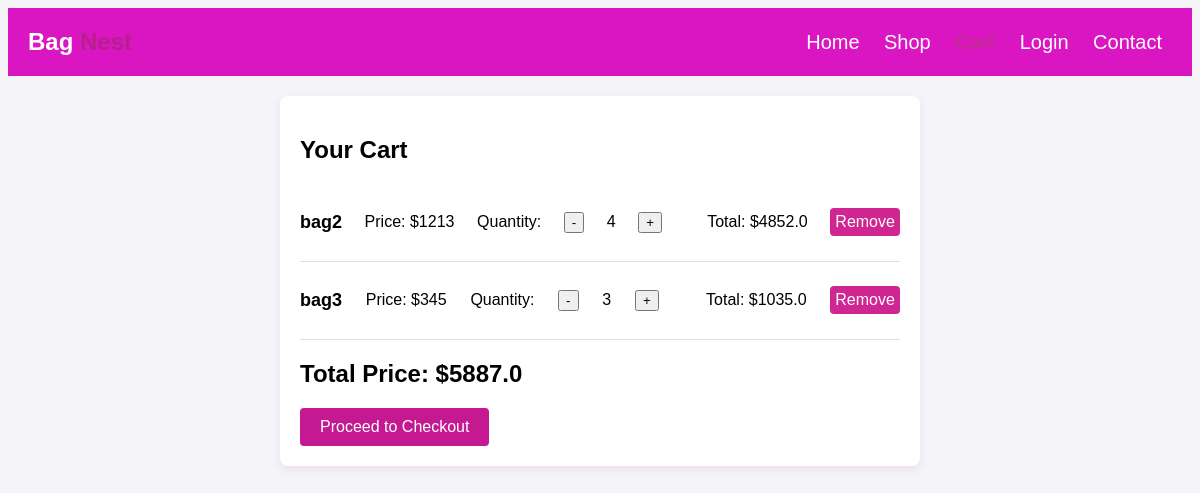
The app's page /cart/ (signed in) with its own data.
### miniapp/models.py (models this page shows)
class Cart(models.Model):
    user = models.ForeignKey(User, on_delete=models.CASCADE,null=True)  # Associate with User
    product = models.ForeignKey(bag, on_delete=models.CASCADE,null=True)
    quantity = models.PositiveIntegerField(default=1,null=True)
    def total_price(self):
     return float(self.product.price) * int(self.quantity)

class bag(models.Model):
    name = models.CharField(max_length=200, null=True)
    image = models.ImageField(null=True, blank=True, upload_to="image/")
    price = models.CharField(max_length=200, null=True)

### miniapp/views.py (the view)
# urls.py: path("cart/", views.view_cart, name="cart"),
def view_cart(request):
    cart_items = Cart.objects.filter(user=request.user)
    total_price = sum(item.total_price() for item in cart_items)
    return render(request, "cart.html", {"cart_items": cart_items, "total_price": total_price})

### templates/cart.html (shortened to what this page needs)
<!DOCTYPE html>
<html lang="en">
<head>
</head>
<body>
    <header>
        <div class="logo">Bag <span>Nest</span></div>
        <nav>
            <a href="/main/">Home</a>
            <a href="/viewproduct/">Shop</a>
            <a href="/cart/" class="active">Cart</a>
            <a href="/login/">Login</a>
            <a href="/contact/">Contact</a>
        </nav>
    </header>
    {% block content %}
    <div class="cart-container">
        <h2>Your Cart</h2>
        {% for item in cart_items %}
        <div class="cart-item">
            <h3>{{ item.product.name }}</h3>
            <p>Price: ${{ item.product.price }}</p>
            <p>Quantity:
                <form action="{% url 'update_cart' %}" method="POST" style="display:inline;">
                    <button type="submit" name="action" value="decrement">-</button>
                </form>
                {{ item.quantity }}
                <form action="{% url 'update_cart' %}" method="POST" style="display:inline;">
                    <button type="submit" name="action" value="increment">+</button>
                </form>
            </p>
            <p>Total: ${{ item.total_price }}</p>
            <form action="{% url 'update_cart' %}" method="POST" style="display:inline;">
                <button type="submit" name="action" value="remove" class="delete-button">Remove</button>
            </form>
        </div>
        {% endfor %}
        <h2>Total Price: ${{ total_price }}</h2>
        <div class="btn-container">
            <div class="btn-container">
                <a href="{% url 'checkout' %}">
                    <button type="button">Proceed to Checkout</button>
                </a>
            </div>
        </div>
    </div>
    {% endblock %}
</body>
</html>

### templates/cart.html (style rules this page uses)
body { font-family: Arial, sans-serif; background-color: #f4f4f9; }
header { background-color: #da16c3; padding: 20px 20px; color: #fff; display: flex; justify-content: space-between; align-items: center; }
header nav a.active { color: rgb(196, 43, 150); font-weight: bold; }
.logo { font-size: 24px; font-weight: bold; }
nav a { margin: 0 10px; color: #fff; text-decoration: none; font-size: 20px; }
.cart-container { max-width: 600px; margin: 20px auto; background-color: #fff; padding: 20px; border-radius: 8px; box-shadow: 0 4px 8px rgba(186, 57, 132, 0.1); }
.cart-item { display: flex; justify-content: space-between; align-items: center; padding: 10px 0; border-bottom: 1px solid #ddd; }
.cart-item h3 { font-size: 18px; }
.btn-container button { padding: 10px 20px; font-size: 16px; background-color: #c51992; color: #fff; border: none; border-radius: 4px; cursor: pointer; }
span { color: #b71e8e; }
.delete-button { padding: 5px; font-size: 16px; color: #fff; background-color: #cf2691; border: none; border-radius: 4px; cursor: pointer; }

### records on screen
Cart: product.name "bag2", product.price "1213", quantity "4", total_price "4852.0"
Cart: product.name "bag3", product.price "345", quantity "3", total_price "1035.0"

### other values on screen
{{ total_price }} "5887.0"
